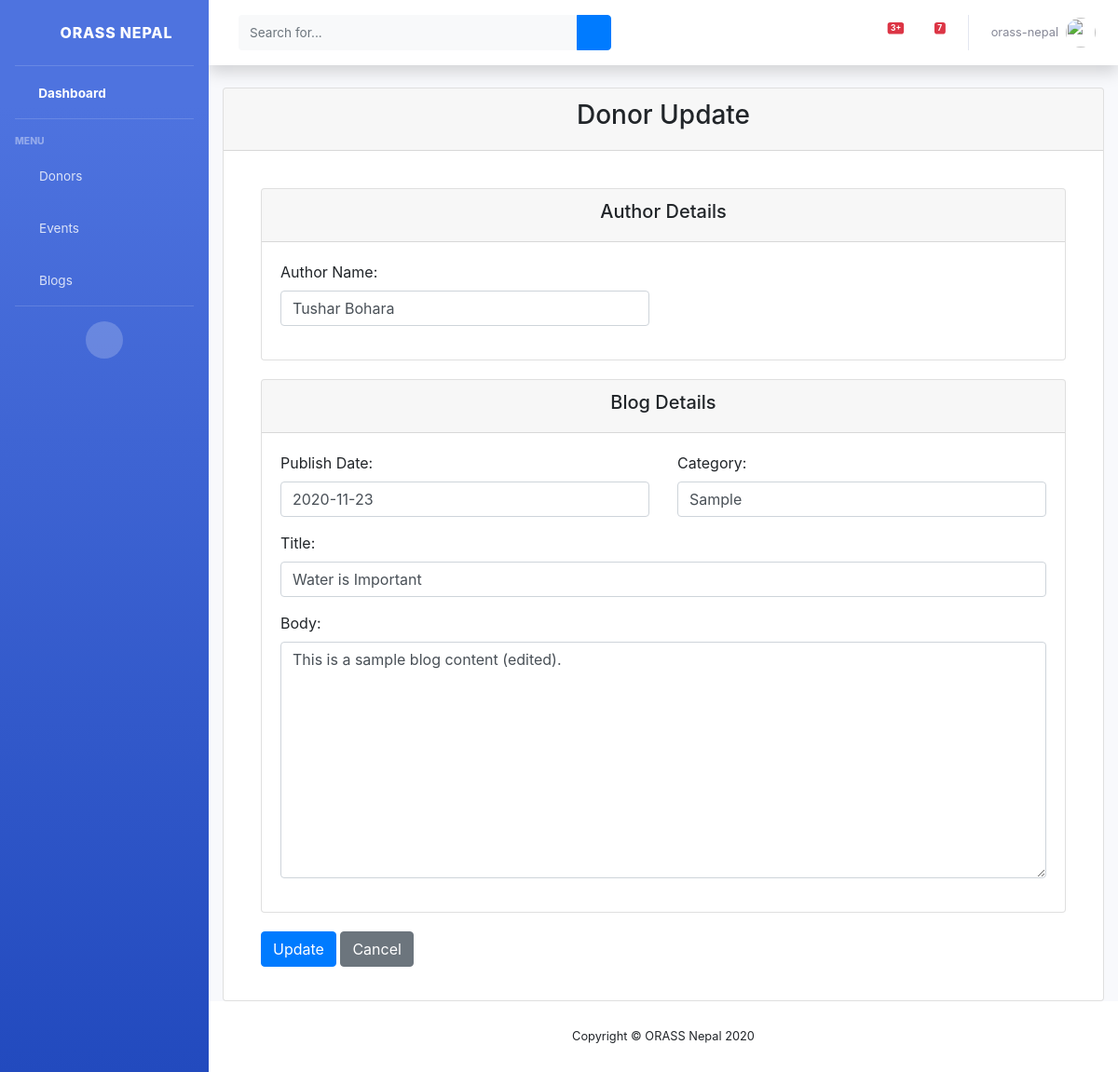
Screenshot of /view/blogs/1/update/ (signed in) with the database file from the repository.
### web/models.py (models this page shows, shortened)
class Blog(models.Model):
    title = models.CharField(max_length=255)
    category = models.CharField(max_length=150)
    author = models.CharField(max_length=100)
    body = models.TextField()
    post_date = models.DateField(default=timezone.now)

### web/views.py (the view, shortened to what this page needs)
# urls.py: path('view/blogs/<int:pk>/update/', login_required(BlogUpdateView.as_view(), login_url='/staff'),
class BlogUpdateView(UpdateView):
    model = Blog
    fields = ('author',
              'post_date',
              'title',
              'category',
              'body'
              )
    template_name = 'staff/update_blog_detail.html'
    context_object_name = 'blog'

### web/templates/staff/update_blog_detail.html (shortened to what this page needs)
{% extends 'staff/base.html' %}
{% load widget_tweaks %}
{% block content %}
<div class="card mb-12">
    <div class="card-header">
        <h3><center>Donor Update</center> </h3>
    </div>
    <div class="card-body">
      <form method="post" style="margin: 0 20px 0 20px;">
        <div class="card" style="margin-top: 20px">
          <div class="card-header"><h5><center>Author Details</center></h5></div>
          <div class="card-body">
            <div class="row">
              <div class="col-md-6 mb-3">
                  <label>Author Name:</label>
                  {% render_field form.author class="form-control" placeholder=form.author.label %}
              </div>
            </div>
          </div>
        </div>
        <div class="card" style="margin-top: 20px">
          <div class="card-header"><h5><center>Blog Details</center> </h5></div>
          <div class="card-body">
            <div class="row">
              <div class="col-md-6 mb-3">
                  <label>Publish Date:</label>
                  {% render_field form.post_date class="form-control" placeholder=form.post_date.label %}
              </div>
              <div class="col-md-6 mb-3">
                  <label>{{form.category.label}}:</label>
                  {% render_field form.category class="form-control" placeholder=form.category.label %}
              </div>
            </div>
              <div class="row">
                  <div class="col-md-12 mb-3">
                      <label>{{ form.title.label }}:</label>
                      {% render_field form.title class="form-control" placeholder=form.title.label %}
                  </div>
              </div>
              <div class="row">
                  <div class="col-md-12 mb-3">
                      <label>{{ form.body.label }}:</label>
                      {% render_field form.body class="form-control" placeholder=form.body.label %}
                  </div>
              </div>
          </div>
        </div>
        <div class="form-group" style="margin-top: 20px" >
            <input class="btn btn-primary" type="submit" value="Update">
            <a href="{% url 'web:blog-detail' blog.id %}" class="btn btn-secondary">Cancel</a>
        </div>
      </form>
    </div>
  </div>
{% endblock content %}

### web/templates/staff/base.html (shortened to what this page needs)
{% load static %}
<!DOCTYPE html>
<html lang="en">
<head>
    <link href="{% static 'vendor/fontawesome-free/css/all.min.css' %}" rel="stylesheet" type="text/css">
    <link href="{% static 'css/sb-admin-2.min.css' %}" rel="stylesheet">
    <link rel="stylesheet" href="https://netdna.bootstrapcdn.com/font-awesome/4.7.0/css/font-awesome.css">
    <link rel="stylesheet" href="https://stackpath.bootstrapcdn.com/bootstrap/4.1.3/css/bootstrap.min.css">
</head>
<body id="page-top">
    <div id="wrapper">
        <ul class="navbar-nav bg-gradient-primary sidebar sidebar-dark accordion" id="accordionSidebar">
            <a class="sidebar-brand d-flex align-items-center justify-content-center" href="{% url 'web:dashboard' %}">
                <div class="sidebar-brand-icon rotate-n-15">
                    <i class="fas fa-laugh-wink"></i>
                </div>
                <div class="sidebar-brand-text mx-3">ORASS Nepal</div>
            </a>
            <hr class="sidebar-divider my-0">
            <li class="nav-item active">
                <a class="nav-link" href="{% url 'web:dashboard' %}">
                    <i class="fas fa-fw fa-tachometer-alt"></i>
                    <span>Dashboard</span></a>
            </li>
            <hr class="sidebar-divider">
            <div class="sidebar-heading">
                Menu
            </div>
            <li class="nav-item">
                <a class="nav-link" href="{% url 'web:view-donor' %}">
                    <i class="fas fa-fw fa-donate"></i>
                    <span>Donors</span></a>
            </li>
            <li class="nav-item">
                <a class="nav-link" href="{% url 'web:view-event' %}">
                    <i class="fas fa-fw fa-table"></i>
                    <span>Events</span></a>
            </li>
            <li class="nav-item">
                <a class="nav-link" href="{% url 'web:view-blog' %}">
                    <i class="fas fa-fw fa-blog"></i>
                    <span>Blogs</span></a>
            </li>
            <hr class="sidebar-divider d-none d-md-block">
            <div class="text-center d-none d-md-inline">
                <button class="rounded-circle border-0" id="sidebarToggle"></button>
            </div>
        </ul>
        <div id="content-wrapper" class="d-flex flex-column">
            <div id="content">
                <nav class="navbar navbar-expand navbar-light bg-white topbar mb-4 static-top shadow">
                    <form
                        class="d-none d-sm-inline-block form-inline mr-auto ml-md-3 my-2 my-md-0 mw-100 navbar-search">
                        <div class="input-group">
                            <input type="text" class="form-control bg-light border-0 small" placeholder="Search for..."
                                aria-label="Search" aria-describedby="basic-addon2">
                            <div class="input-group-append">
                                <button class="btn btn-primary" type="button">
                                    <i class="fas fa-search fa-sm"></i>
                                </button>
                            </div>
                        </div>
                    </form>
                    <ul class="navbar-nav ml-auto">
                        <li class="nav-item dropdown no-arrow mx-1">
                            <a class="nav-link dropdown-toggle" href="#" id="alertsDropdown" role="button"
                                data-toggle="dropdown" aria-haspopup="true" aria-expanded="false">
                                <span class="badge badge-danger badge-counter">3+</span>
                            </a>
                        </li>
                        <li class="nav-item dropdown no-arrow mx-1">
                            <a class="nav-link dropdown-toggle" href="#" id="messagesDropdown" role="button"
                                data-toggle="dropdown" aria-haspopup="true" aria-expanded="false">
                                <i class="fas fa-envelope fa-fw"></i>
                                <span class="badge badge-danger badge-counter">7</span>
                            </a>
                        </li>
                        <li class="nav-item dropdown no-arrow">
                            <a class="nav-link dropdown-toggle" href="#" id="userDropdown" role="button"
                                data-toggle="dropdown" aria-haspopup="true" aria-expanded="false">
                                <span class="mr-2 d-none d-lg-inline text-gray-600 small">{{ user.username }}</span>
                                <img class="img-profile rounded-circle"
                                    src="{% static 'images/undraw_profile.svg' %}">
                            </a>
                        </li>
                    </ul>
                </nav>
                <div class="container-fluid">
                    {% block content %}
                    {% endblock content %}
                </div>
            </div>
            <footer class="sticky-footer bg-white">
                <div class="container my-auto">
                    <div class="copyright text-center my-auto">
                        <span>Copyright &copy; ORASS Nepal 2020</span>
                    </div>
                </div>
            </footer>
        </div>
    </div>
</body>
</html>

### rows the page displays
Blog: author "Tushar Bohara", post_date "2020-11-23", category "Sample", title "Water is Important", body "This is a sample blog content (edited)."

### other values shown
{{ user.username }} "orass-nepal"
